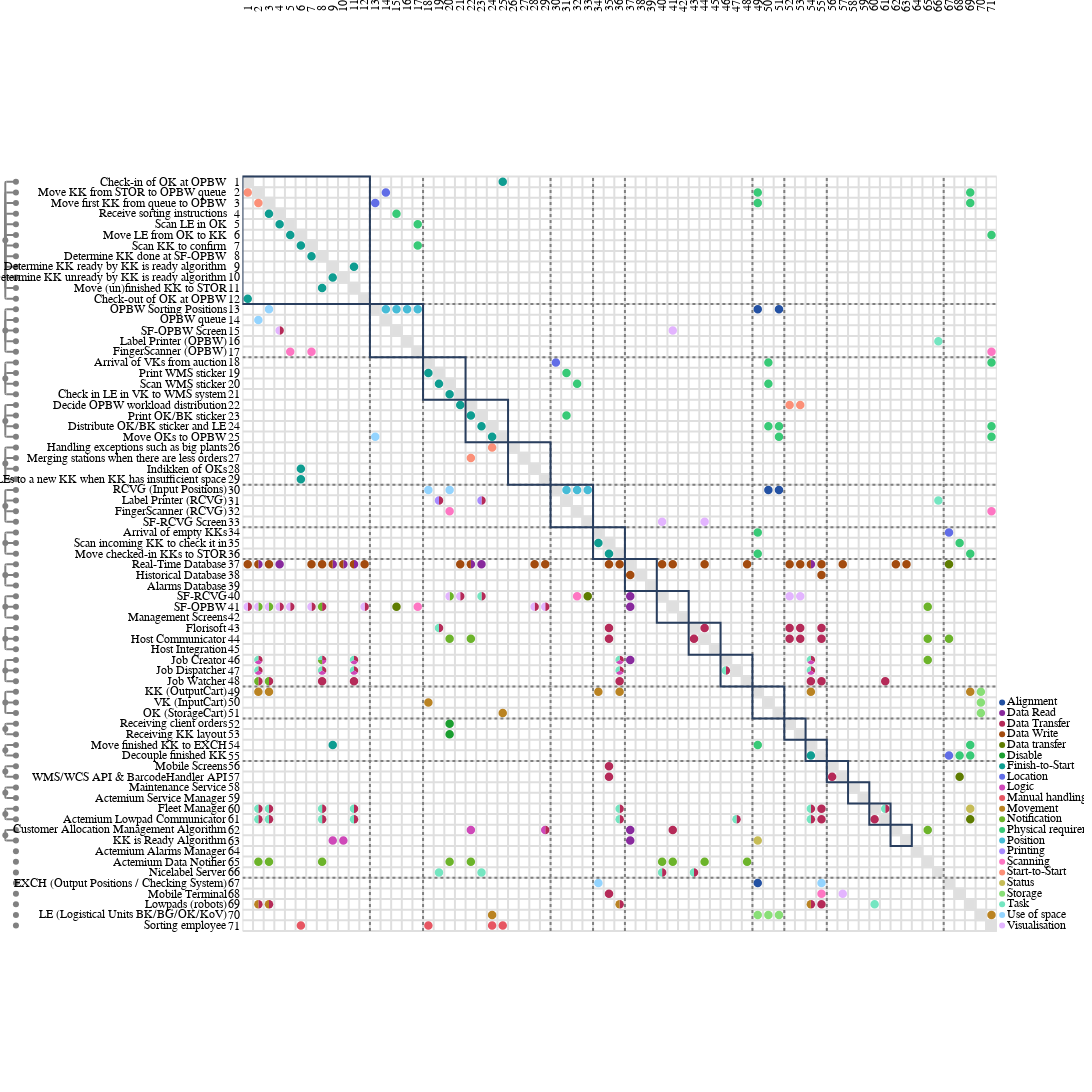

Source (notebook cell):
### Markdown cell above
## MDM with original clustering

### Code cell
# 1. Load data
g = from_csv(
    nodes_path="nodes.csv",
    edges_path="edges.csv",
    csv_delimiter=";",
    iter_delimiter=","
)

# 2. Manual cluster mapping (Node name -> Cluster name)
cluster_mapping = {
    # Process Clusters
    "Receiving client orders": "Receiving client data",
    "Receiving KK layout": "Receiving client data",
    "Arrival of VKs from auction": "check-in flowers",
    "Print WMS sticker": "check-in flowers",
    "Scan WMS sticker": "check-in flowers",
    "Check in LE in VK to WMS system": "check-in flowers",
    "Decide OPBW workload distribution": "Pre-sorting",
    "Print OK/BK sticker": "Pre-sorting",
    "Distribute OK/BK sticker and LE": "Pre-sorting",
    "Move OKs to OPBW": "Pre-sorting",
    "Check-in of OK at OPBW": "Sorting",
    "Move KK from STOR to OPBW queue": "Sorting",
    "Move first KK from queue to OPBW": "Sorting",
    "Receive sorting instructions": "Sorting",
    "Scan LE in OK": "Sorting",
    "Move LE from OK to KK": "Sorting",
    "Scan KK to confirm": "Sorting",
    "Determine KK done at SF-OPBW": "Sorting",
    "Determine KK ready by KK is ready algorithm": "Sorting",
    "Determine KK unready by KK is ready algorithm": "Sorting",
    "Move (un)finished KK to STOR": "Sorting",
    "Check-out of OK at OPBW": "Sorting",
    "Move finished KK to EXCH": "Check-out of flowers",
    "Decouple finished KK": "Check-out of flowers",
    "Arrival of empty KKs": "Check-in of empty KKs",
    "Scan incoming KK to check it in": "Check-in of empty KKs",
    "Move checked-in KKs to STOR": "Check-in of empty KKs",
    "Handling exceptions such as big plants": "Unhappy flow processes",
    "Merging stations when there are less orders": "Unhappy flow processes",
    "Indikken of OKs": "Unhappy flow processes",
    "Adding LEs to a new KK when KK has insufficient space": "Unhappy flow processes",

    # Software Clusters
    "Real-Time Database": "Databases",
    "Historical Database": "Databases",
    "Alarms Database": "Databases",
    "SF-RCVG": "Client Screens",
    "SF-OPBW": "Client Screens",
    "Management Screens": "Client Screens",
    "Mobile Screens": "Mobile Client",
    "WMS/WCS API & BarcodeHandler API": "Mobile Client",
    "Maintenance Service": "Actemium management Services",
    "Actemium Service Manager": "Actemium management Services",
    "Fleet Manager": "AMR Software",
    "Actemium Lowpad Communicator": "AMR Software",
    "Florisoft": "Communication with Florisoft",
    "Host Communicator": "Communication with Florisoft",
    "Host Integration": "Communication with Florisoft",
    "Job Creator": "Task Manager",
    "Job Dispatcher": "Task Manager",
    "Job Watcher": "Task Manager",
    "Customer Allocation Management Algorithm": "Algorithm Calculator",
    "KK is Ready Algorithm": "Algorithm Calculator",

    # Hardware Clusters
    "KK (OutputCart)": "Carts",
    "VK (InputCart)": "Carts",
    "OK (StorageCart)": "Carts",
    "RCVG (Input Positions)": "Receiving Goods Stations (RCVG)",
    "Label Printer (RCVG)": "Receiving Goods Stations (RCVG)",
    "FingerScanner (RCVG)": "Receiving Goods Stations (RCVG)",
    "SF-RCVG Screen": "Receiving Goods Stations (RCVG)",
    "OPBW Sorting Positions": "Sorting Stations (OPBW)",
    "OPBW queue": "Sorting Stations (OPBW)",
    "SF-OPBW Screen": "Sorting Stations (OPBW)",
    "Label Printer (OPBW)": "Sorting Stations (OPBW)",
    "FingerScanner (OPBW)": "Sorting Stations (OPBW)",
}

# 3. Create cluster nodes and assign hierarchy
clusters = {}

for node in g.nodes:
    node_name = str(node.name).strip()

    if node_name in cluster_mapping:
        cluster_name = cluster_mapping[node_name]

        if cluster_name not in clusters:
            cluster_node = Node(
                name=cluster_name,
                kind="cluster"
            )
            g.add_node(cluster_node)
            clusters[cluster_name] = cluster_node

        node.parent = clusters[cluster_name]

# 4. Select only leaf nodes for the MDM
all_leafs = [n for n in g.nodes if n.is_leaf]

# 5. Plot MDM (IMPORTANT: node_kinds includes "cluster")
dsm = ragraph.plot.mdm(
    leafs=all_leafs,
    edges=g.edges,
    node_kinds=[
        "cluster",
        "process",
        "software",
        "hardware",
    ],
    style=ragraph.plot.Style(
        piemap=dict(
            display="labels",
            mode="relative",
            fields=g.edge_labels,
        )
    ),
)

dsm
